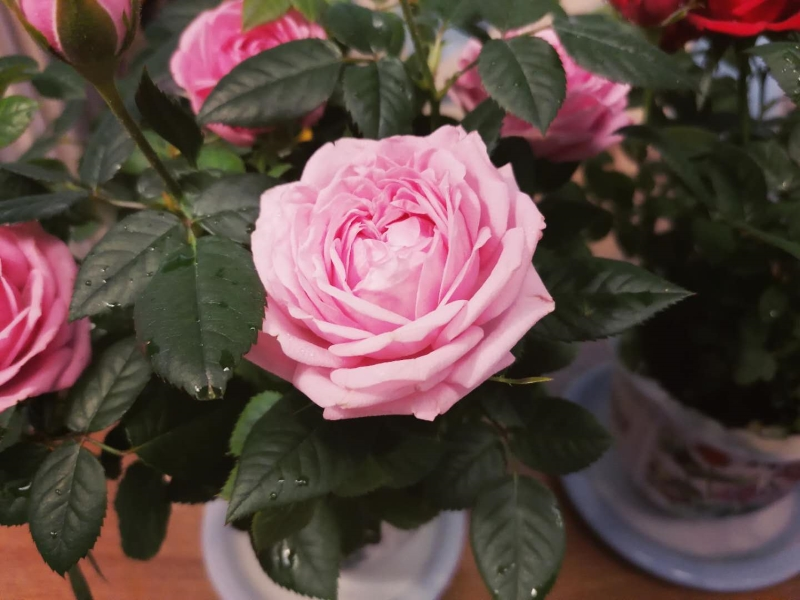
#> input picture Tutorials/Week-5/rose.jpg, 800 x 600 px, found by its file name
$ python tutorial_five.py   (older library calls are emulated)
#> lines starting #> are read from the running program, lines starting #| are printed output that depends on the picture; after the words box and inside, x2 and y2 are one past the last pixel; in counts of white or black regions, pixels touching at a corner belong together
# -*- coding: utf-8 -*-
"""Tutorial_Five.ipynb

Automatically generated by Colab.

Original file is located at
    https://colab.research.google.com/drive/11OTyvOj77BCQH49vOjUpiU8jUzBKRZk2

## UFMFRR-15-M Machine Vision
# Tutorial 5 - Image Convolution
"""

import cv2
import matplotlib.pyplot as plt
import matplotlib.image as mpimg
#from google.colab.patches import cv2_imshow
import numpy as np
import skimage.util as util
from scipy import ndimage
from skimage.exposure import rescale_intensity

# from google.colab import drive
# drive.mount('/content/drive')

"""# The function for convolving a source image with a kernel"""

def convolve(img, kernel):
	# check dimensions
  (sh, sw) = img.shape[:2]
  (kh, kw) = kernel.shape[:2]
	# use padding to keep original size
  pad = (kw - 1) // 2
  img = cv2.copyMakeBorder(img, pad, pad, pad, pad,
		cv2.BORDER_REPLICATE)
	# the output can contain float point values
  output = np.zeros((sh, sw), dtype="float32")

  for y in np.arange(pad, sh + pad):
    for x in np.arange(pad, sw + pad):
			# crop a square around the centre pixel
      roi = img[y - pad:y + pad + 1, x - pad:x + pad + 1]
			# sum all values from element-wise multiplications
      k = (roi * kernel).sum()
			# replace original pixel value with convolution results
      output[y - pad, x - pad] = k

      	# make sure the range is still 0-255
  output = rescale_intensity(output, in_range=(0, 255))
  output = (255 * output ).astype("uint8")

  return output

"""# Add salt & pepper noise/Gaussian noise to an image

* Read an image and conver to greyscale
"""

rose = cv2.imread('Tutorials/Week-5/rose.jpg')
#> rose is the input picture: shape (600, 800, 3); mean B, G, R 69.2, 72.7, 94.2
grey = cv2.cvtColor(rose, cv2.COLOR_RGB2GRAY)

"""* Add salt and pepper noise"""

grey_sp = util.random_noise(grey, 's&p', clip=True)

"""* Results returned was scaled between 0 and 1. Change it to 0 and 255"""

grey_sp = (grey_sp*255).astype(np.uint8)
# cv2.imshow('image', grey_sp)
# cv2.waitKey(0)
# cv2.destroyAllWindows()

"""* Add Gaussian noise"""

grey_gauss = util.random_noise(grey, 'gaussian', clip=True)
grey_gauss = (grey_gauss*255).astype(np.uint8)
#cv2.imshow(grey_gauss)

"""# Convolution"""

# kernel as a 3 by 3 average filter
kernel_avg = 1/9 * np.array((
    [1, 1, 1],
    [1, 1, 1],
    [1, 1, 1]), dtype="int")

# kernel as a 5 by 5 average filter
kernel_avg2 = np.ones((5, 5))/25

# use the average filter to denoise Gaussian noise
convoleOutput = convolve(grey_gauss, kernel_avg2)

# show results
# cv2.imshow('image', convoleOutput)
# cv2.waitKey(0)
# cv2.destroyAllWindows()

# use the average filter to denoise s&p noise
convoleOutput = convolve(grey_sp, kernel_avg2)
#> in convolve (call 2), `img = cv2.copyMakeBorder(img, pad, pad, pad, pad, cv2.BORDER_REPLICATE)`:
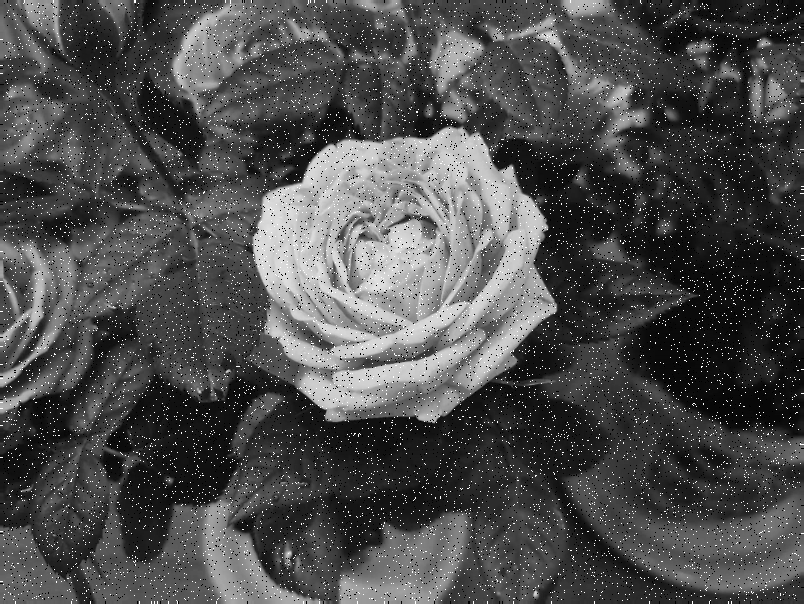
#> img: shape (604, 804); min 0, max 255, mean 76.8

# show results
#cv2.imshow(convoleOutput)

# use a median filter to denoise s&p noise
med_denoised = ndimage.median_filter(grey_sp, 5)
#cv2.imshow(med_denoised)

"""# How to use different kernels in convolution?

### *The codes in this chapter are not completed. Please use the knowledge learned this week to finish the following tasks.*

Imagine that you are a player in the three-body game. You plan to use Machine Vision to study the motion of the three suns and the only planet in the three-body galaxy. The following code will give you a photo of the galaxy, where you can see the three largest round suns, one smaller planet and millions of stars in the Milky Way. When you use the following codes to generate an image, the three suns and the planet may overlap due to their relative position. To avoid overlaps, you can run the code multiple times to find the best one for your experiment.


"""

# Magic code to geneate a photo of a three-body galaxy
import random
import math

# The universe background
galaxy_image = np.zeros((400, 400, 1), dtype=np.uint8)

# Generate stars and planets in the image
for k in range(100):
  # The Milky Way stars
  cv2.circle(galaxy_image, (round(400*random.random()),round(400*random.random())), 1, 255, -1, lineType=cv2.LINE_AA)
for i in range(3):
  # The three suns
  cv2.circle(galaxy_image, (round(400*random.random()),round(360*random.random())), 28, 255, -1, lineType=cv2.LINE_AA)
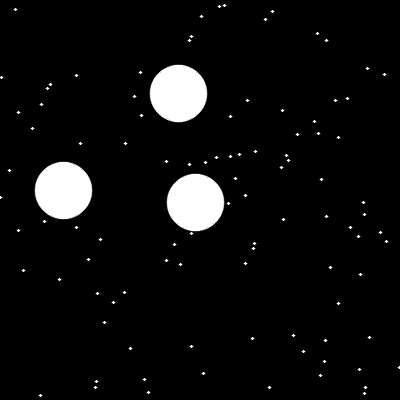
#> galaxy_image: shape (400, 400, 1); min 0, max 255, mean 13.4
for j in range(1):
  # The three-body planet
  cv2.circle(galaxy_image, (round(400*random.random()),round(400*random.random())), 6, 255, -1, lineType=cv2.LINE_AA)
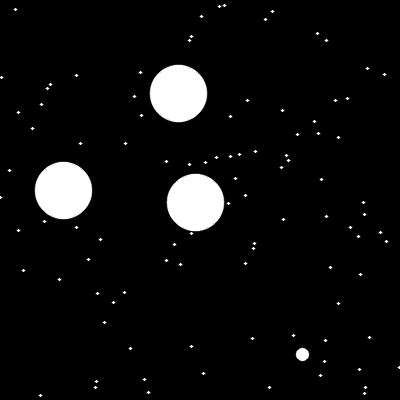
#> galaxy_image: shape (400, 400, 1); 0.1% of pixels changed, all inside (x1, y1, x2, y2) = (295, 347, 310, 362)

#cv2_imshow(galaxy_image)

"""**Task 1.** Average filter vs. [Gaussian filter](https://docs.opencv.org/4.x/d4/d13/tutorial_py_filtering.html)

Gaussian filter is a filter that has a similar function to the average filter. Please process the galaxy image using the same-sized average filter and Gaussian filter and discuss differences in your results with your group members.

"""

# Start to write your code here...
gauss=np.zeros((7,7))
gauss[3,3]=1
gauss_kernel = cv2.GaussianBlur(gauss, (5, 5), 0) #7x7 Gaussian filter with zeros on the edges
#Note, can use gaussian blur straight without having to create 7x7 zeros

# convolve using gaussian kernel
gaussOutput = convolve(galaxy_image, gauss_kernel)

# convolve using average kernel
avgOutput = convolve(galaxy_image, kernel_avg2)
#> after the loop in convolve (call 4), `for y in np.arange(pad, sh + pad):`:
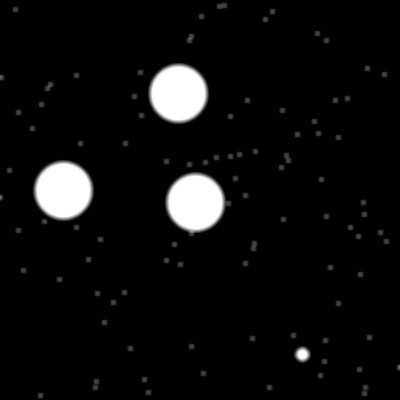
#> output: shape (400, 400) float32; min 0, max 255, mean 13.6

final_frame = cv2.hconcat((avgOutput, gaussOutput))
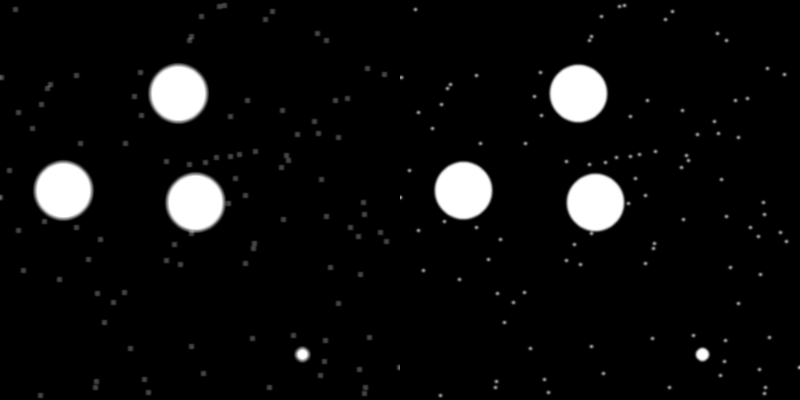
#> final_frame: shape (400, 800); min 0, max 255, mean 13.5
# cv2.imshow('image', final_frame)
# cv2.waitKey(0)
# cv2.destroyAllWindows()


"""**Task 2.** Detect stars, three suns and the planet using image processing

Do you know that instead of using morphological operations, you can use image convolutions to detect the three suns, stars and the planet in the galaxy image as well? Please use a series of [Gaussian filters](https://docs.opencv.org/4.x/d4/d13/tutorial_py_filtering.html) with the [Laplacian corner detector](https://docs.opencv.org/3.4/d5/db5/tutorial_laplace_operator.html) to detect the stats and the planet in the image.

**Hints:** 1) You can process the image using Gaussian filters with different sizes and observe the impact of kernel size on the output image from the Laplacian operations. 2) Check your result images carefully. If the elements in the image are barely visible, you can use the image processing methods you have learned, such as Histogram Equalisation, Thresholding, and some Morphological Operations to enhance the image. 3) Do you think subtracting one output image from another would be helpful in this detection? Please write codes to test it and record your reflections on these experiments.

"""

# Start to write your code here...

# Apply Laplace function
ddepth = cv2.CV_16S
#> ddepth = 3
kernel_size = 3
dst = cv2.Laplacian(gaussOutput, ddepth, ksize=kernel_size)
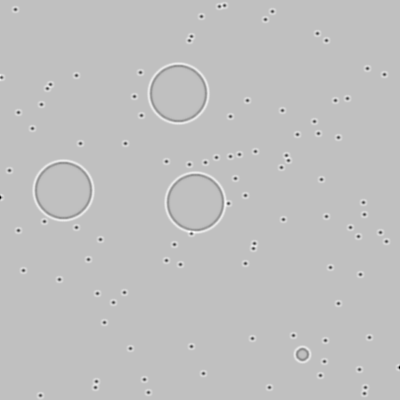
#> dst: shape (400, 400) int16; min -756, max 246, mean 0; drawn with min black and max white

# converting back to uint8
abs_dst = cv2.convertScaleAbs(dst)

cv2.imshow("image", abs_dst)
cv2.waitKey(0)

"""# Extension - edge and corner detection operator

* Canny edge detector
"""

edges = cv2.Canny(np.uint8(grey),200,400)  # 200, 400 here are the double thresholds used for hysteresis analysis
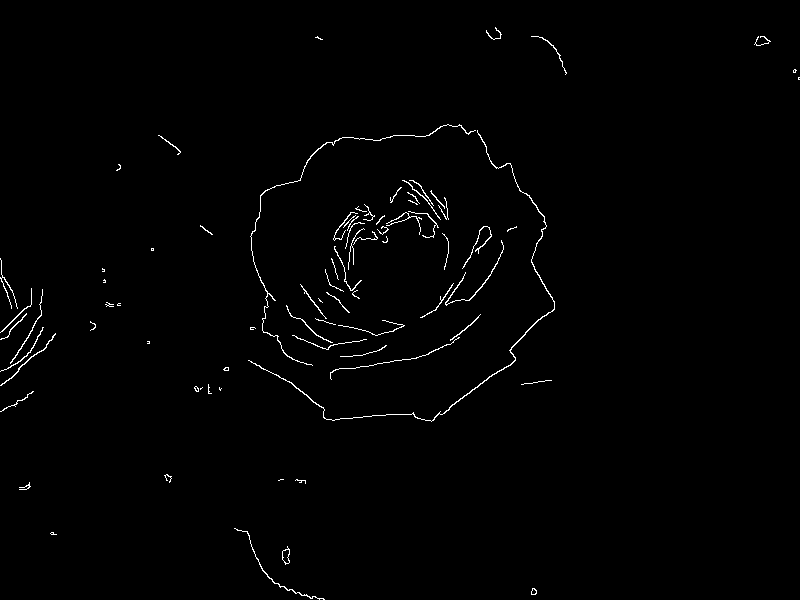
#> edges: shape (600, 800); 0.96% white in thin lines or dots
#> (the run stopped early here; a loop or call above may not have finished)
